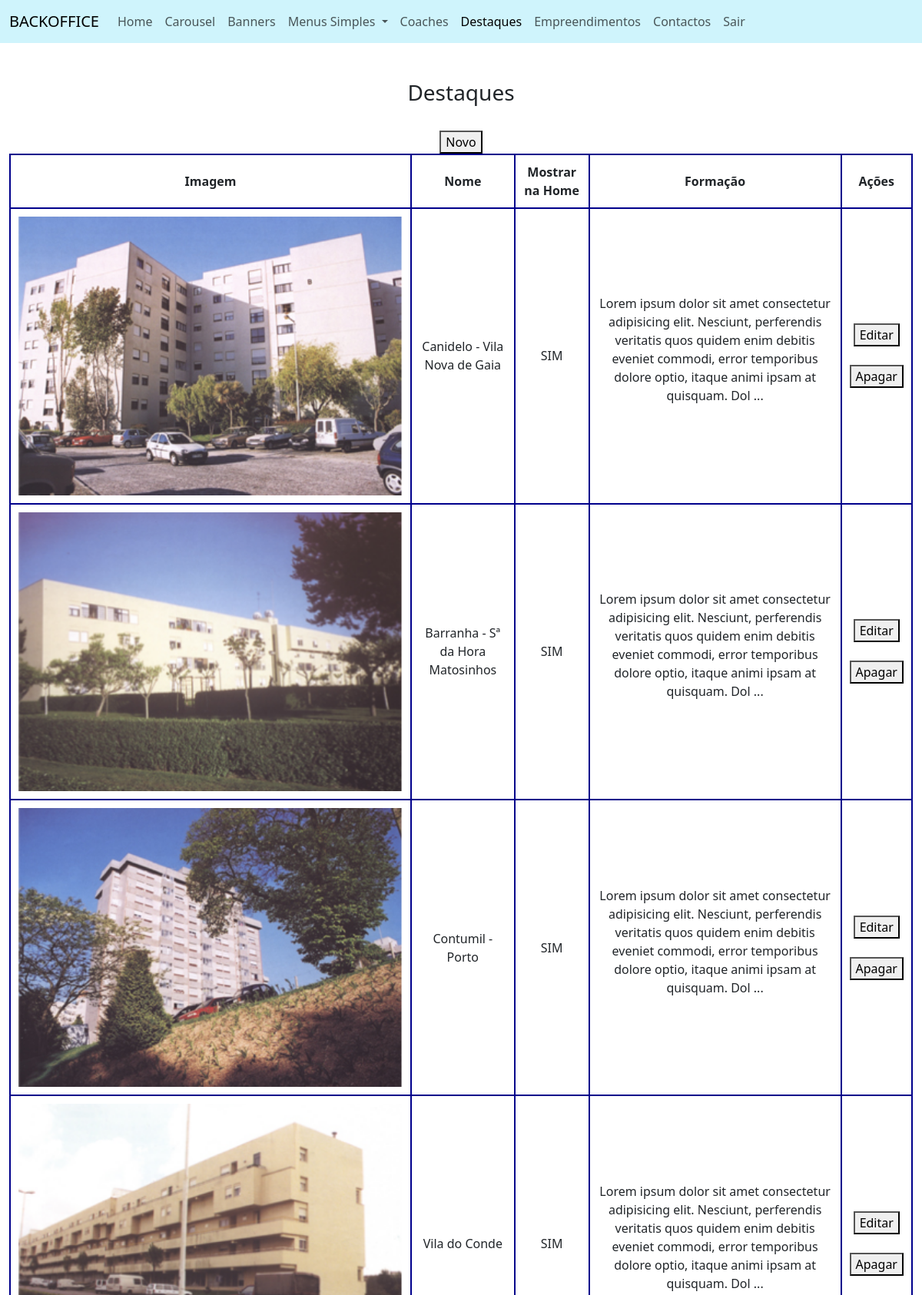
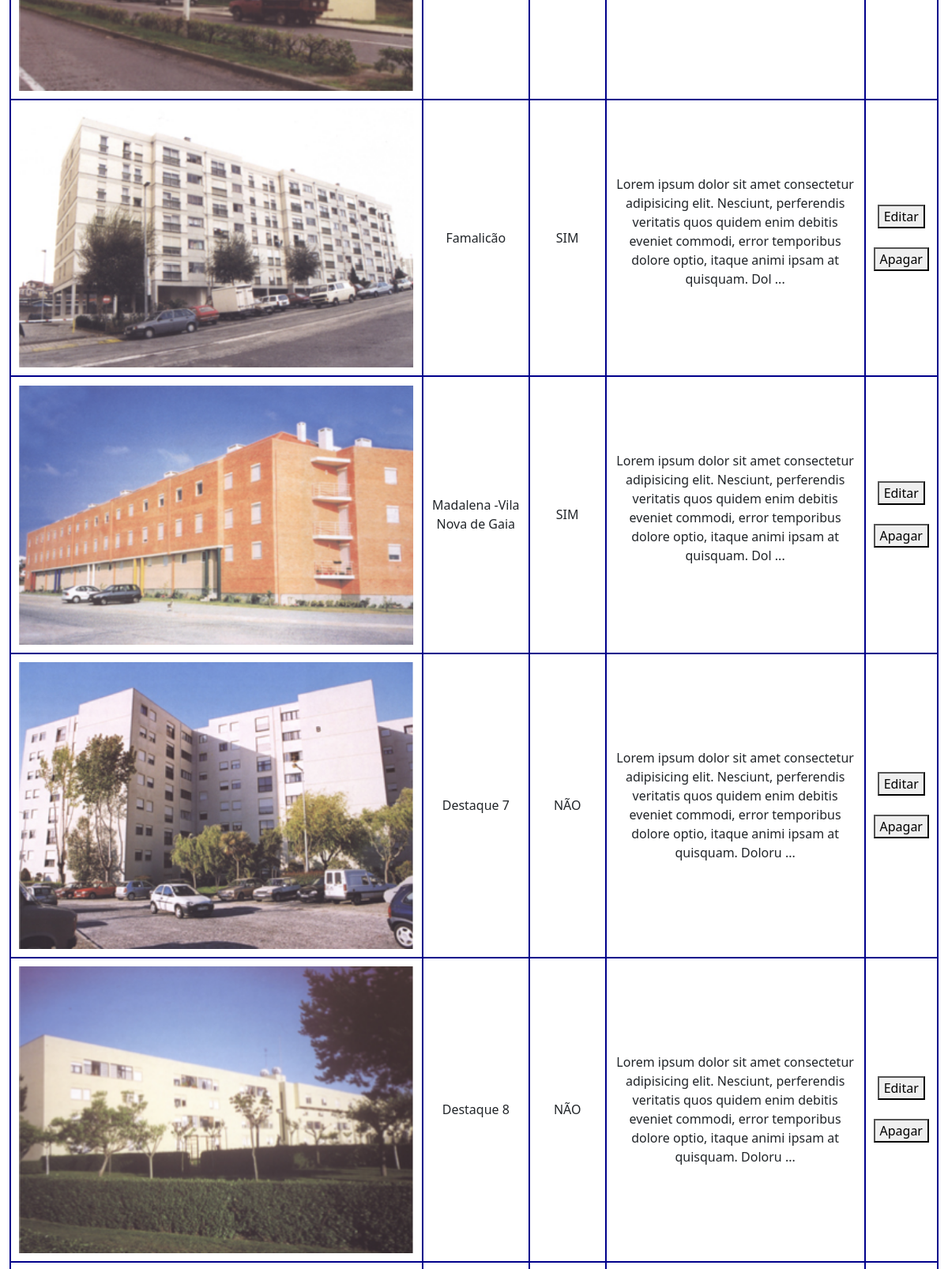
The app's page /backoffice/destaques.php (signed in, upper part) with its own data (2 pictures, top to bottom).
### tables this page shows
CREATE TABLE `destaques` (
  `id` int(11) NOT NULL,
  `mostrar_home` tinyint(1) DEFAULT 0,
  `imagem` varchar(1000) NOT NULL,
  `título` varchar(1000) NOT NULL,
  `texto` longtext NOT NULL
);

### backoffice/destaques.php (called while the page is built, shortened)
<?php
require("componentes/header.php");
require("views/destaques_view.php");
require("componentes/footer.php");
?>

### helpers/base_dados_helper.php (called while the page is built, shortened)
<?php
$conexao = new PDO("mysql:host=localhost;dbname=infante_fitness_bd;charset=utf8mb4", "root", "");
function selectSQL($sql){
    global $conexao;
    $pesquisa = $conexao->query($sql);
    $resultado = $pesquisa->fetchALL(PDO::FETCH_ASSOC);
    return $resultado;
}
?>

### helpers/destaques_helper.php (called while the page is built, shortened)
<?php
function getDestaques(){
    $resultado = selectSQL("SELECT * FROM destaques ");
    return $resultado;
}
?>

### backoffice/views/destaques_view.php (the view)
<?php
$destaque = getDestaques();
?>
<main class="conatiner my-5 text-center">
<div class="row m-0">
    <div class="col-12">
        <h3>Destaques</h3>
    </div>
</div>
<div class="row mx-0 mt-4">
    <div class="col-12">
        <a href="destaque_novo.php"><button>Novo</button></a>
        <table>
            <tr>
                <th>Imagem</th>
                <th>Nome</th>
                <th>Mostrar na Home</th>
                <th>Formação</th>
                <th>Ações</th>
            </tr>
            <?php foreach($destaque as $d): ?>
                <tr>
                    <td>
                        <img src="<?= $d["imagem"]; ?>" alt="" style="width:500px;">
                    </td>
                    <td><?= $d["título"]; ?></td>
                    <td>
                        <?php if ($d["mostrar_home"] == 1){
                            $d["mostrar_home"] = "SIM";
                        } else { $d["mostrar_home"] = "NÃO";}
                        ?>
                        <?= $d["mostrar_home"]; ?>
                    </td>
                    <td><?= substr($d["texto"], 0, 200); ?> ... </td>
                    <td>
                        <a href="destaques_editar.php?id=<?= $d["id"]; ?>"><button>Editar</button></a>
                        <br><br>
                        <a href="destaque_apagar.php?id=<?= $d["id"]; ?>"><button>Apagar</button></a>
                    </td>
                </tr>
            <?php endforeach; ?>
        </table>
    </div>
</div>
</main>

### css/style_backoffice.css (style rules this page uses)
table, th, td { border: 2px solid darkblue !important; border-collapse: collapse !important; padding: 10px; margin: auto !important; }

### records on screen
destaques: imagem (picture), título "Canidelo - Vila Nova de Gaia", mostrar_home "SIM", texto "Lorem ipsum dolor sit amet consectetur adipisicing elit. Nesciunt, perferendis veritatis quos quidem enim debitis eveniet commodi, error temporibus dolore optio, itaque animi ipsam at quisquam. Dol"
destaques: imagem (picture), título "Barranha - Sª da Hora Matosinhos", mostrar_home "SIM", texto "Lorem ipsum dolor sit amet consectetur adipisicing elit. Nesciunt, perferendis veritatis quos quidem enim debitis eveniet commodi, error temporibus dolore optio, itaque animi ipsam at quisquam. Dol"
destaques: imagem (picture), título "Contumil - Porto", mostrar_home "SIM", texto "Lorem ipsum dolor sit amet consectetur adipisicing elit. Nesciunt, perferendis veritatis quos quidem enim debitis eveniet commodi, error temporibus dolore optio, itaque animi ipsam at quisquam. Dol"
destaques: imagem (picture), título "Vila do Conde", mostrar_home "SIM", texto "Lorem ipsum dolor sit amet consectetur adipisicing elit. Nesciunt, perferendis veritatis quos quidem enim debitis eveniet commodi, error temporibus dolore optio, itaque animi ipsam at quisquam. Dol"
destaques: imagem (picture), título "Famalicão", mostrar_home "SIM", texto "Lorem ipsum dolor sit amet consectetur adipisicing elit. Nesciunt, perferendis veritatis quos quidem enim debitis eveniet commodi, error temporibus dolore optio, itaque animi ipsam at quisquam. Dol"
destaques: imagem (picture), título "Madalena -Vila Nova de Gaia", mostrar_home "SIM", texto "Lorem ipsum dolor sit amet consectetur adipisicing elit. Nesciunt, perferendis veritatis quos quidem enim debitis eveniet commodi, error temporibus dolore optio, itaque animi ipsam at quisquam. Dol"
destaques: imagem (picture), título "Destaque 7", mostrar_home "NÃO", texto "Lorem ipsum dolor sit amet consectetur adipisicing elit. Nesciunt, perferendis veritatis quos quidem enim debitis eveniet commodi, error temporibus dolore optio, itaque animi ipsam at quisquam. Doloru"
destaques: imagem (picture), título "Destaque 8", mostrar_home "NÃO", texto "Lorem ipsum dolor sit amet consectetur adipisicing elit. Nesciunt, perferendis veritatis quos quidem enim debitis eveniet commodi, error temporibus dolore optio, itaque animi ipsam at quisquam. Doloru"
